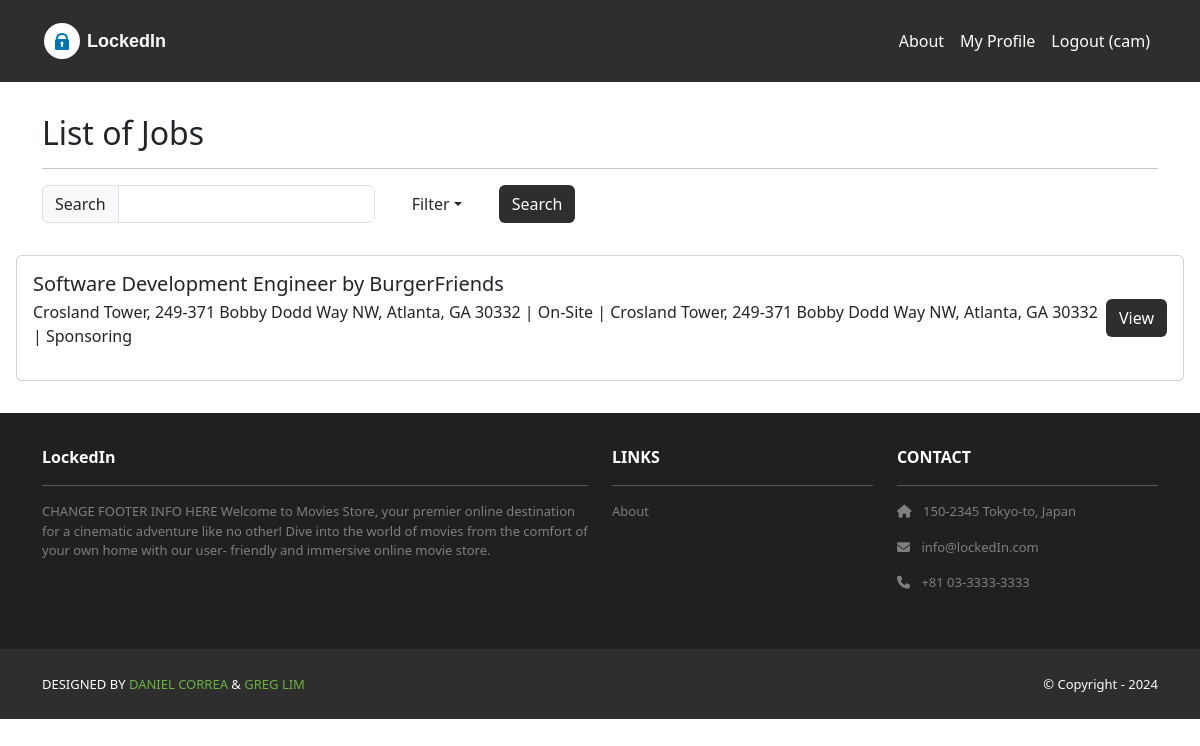
Page /jobs/ (signed in) on the committed database.
### jobs/models.py (models this page shows, shortened)
class Job(models.Model):
    id = models.AutoField(primary_key=True)
    title = models.CharField(help_text="What is the job title?", max_length = 255)
    start_date = models.DateTimeField(auto_now_add=True)
    end_date = models.DateTimeField(auto_now_add=True)
    description = models.TextField()
    recruiter = models.ForeignKey(User, on_delete=models.CASCADE)
    skills = models.CharField(help_text="List all of your skills(E.g: Project Management, Agile Methodologies, etc.)", max_length = 255)
    salary_upper = models.IntegerField()
    salary_lower = models.IntegerField()
    location = models.CharField(help_text="Where is this job listing located? Where do employees work from?", max_length = 255)
    classification = models.CharField(help_text="E.g: On-Site, Hybrid, Remote", max_length = 255)
    isSponsoring = models.BooleanField(help_text="True: for OPT/CPT, F-1, J-1, etc., False: US citizens/Green Card holders")

### jobs/views.py (the view)
# urls.py: path('', views.index, name='home.index'),
def index(request):
    search_term = request.GET.get('search')
    if search_term:
        jobs = Job.objects.filter(title__icontains=search_term)
    else:
        jobs = Job.objects.all()
    template_data = {}
    template_data['title'] = 'Job Listings'
    template_data['jobs'] = jobs
    return render(request, 'jobs/index.html',
                  {'template_data': template_data})

### jobs/templates/jobs/index.html (shortened to what this page needs)
{% extends 'base.html'%}
{% block content %}
<div class="p-3">
  <div class="container">
    <div class="row mt-3">
      <div class="col mx-auto mb-3">
        <h2>List of Jobs</h2>
        <hr />
        <p class="card-text">
          <form method="GET">
            <div class="row">
              <div class="col-auto">
                <div class="input-group col-auto">
                  <div class="input-group-text">Search</div>
                  <input type="text" class="form-control" name="search">
                </div>
              </div>
              <div class="col-auto">
                <div class="dropdown">
                    <button class="btn btn-dark-outline dropdown-toggle" data-bs-toggle="dropdown" type="button">Filter</button>
                </div>
              </div>
              <div class="col-auto">
                <button class="btn bg-dark text-white" type="submit">Search</button>
              </div>
            </div>
          </form>
        </p>
     </div>
      </div>
    </div>
    <div class="col">
      {% for job in template_data.jobs %}
      <div class="col-12 mb-3">
        <div class="card w-100">
          <div class="card-body d-flex justify-content-between align-items-center">
            <div>
                <h5 class="mb-1">{{job.title}} by {{job.recruiter}}</h5>
                <p>
                    {{job.location}} | {{job.classification}} | {{job.location}} | {% if job.isSponsoring == True %}Sponsoring{% else %} Not Sponsoring {% endif %}
                </p>
            </div>
            <a href="{% url 'jobs.listing' id=job.id %}"
              class="btn bg-dark text-white">
              View
            </a>
          </div>
        </div>
      </div>
      {% endfor %}
    </div>
  </div>
</div>
{% endblock content %}

### lockedin/templates/base.html (shortened to what this page needs)
<!DOCTYPE html>
<html>
  {% load static %}
  <head>
    <link href=
      "https://cdn.jsdelivr.net/npm/bootstrap@5.3.3/dist/css/bootstrap.min.css" rel="stylesheet"
>
    <link rel= "stylesheet"  href= "https://cdnjs.cloudflare.com/ajax/libs/font-awesome/6.1.1/css/all.min.css">
    <link rel="stylesheet" type="text/css"
        href="{% static 'css/style.css' %}">
  </head>
  <body>
    <nav class="p-3 navbar navbar-dark bg-dark
         navbar-expand-lg">
      <div class="container">
        <a class="navbar-brand"
           href="{% url 'home.index' %}">
          <svg width="180" height="40" viewBox="0 0 180 40" xmlns="http://www.w3.org/2000/svg">
            <text x="45" y="26" font-family="Arial, sans-serif" font-size="18" font-weight="700" fill="#ffffff">LockedIn</text>
          </svg>
        </a>
        <div class="navbar-nav ms-auto navbar-ml">
            <a class="nav-link" href="{% url 'home.about' %}">About</a>
            {% if user.is_authenticated %}
                <a class="nav-link" href="{% url 'profiles.my_profile' %}">My Profile</a>
                <a class="nav-link" href="{% url 'accounts.logout' %}"> Logout ({{ user.username }})
                </a>
            {% else %}
                <a class="nav-link" href="{% url 'accounts.login' %}">Login</a>
                <a class="nav-link" href="{% url 'accounts.signup' %}">Sign Up</a>
            {% endif %}
        </div>
      </div>
    </nav>
    <div>
      {% block content %}
      {% endblock content %}
    <section class="p-3 ms-footer d-none d-md-block">
      <div class="container">
        <div class="row mt-3 text-white">
          <div class="col-md-6 col-lg-6 col-xl-6 mx-auto mb-4">
            <b>LockedIn</b>
            <hr />
            <p>
              CHANGE FOOTER INFO HERE
              Welcome to Movies Store, your premier online
              destination for a cinematic adventure like no
              other! Dive into the world of movies from the
              comfort of your own home with our user-
              friendly and immersive online movie store.
            </p>
          </div>
          <div class="col-md-3 col-lg-3 col-xl-3 mx-auto mb-4">
            <b>LINKS</b>
            <hr />
            <p><a class="nav-link"
              href="{% url 'home.about' %}">
              About
            </a></p>
          </div>
          <div class="col-md-3 col-lg-3 col-xl-3 mx-auto mb-4">
            <b>CONTACT</b>
            <hr />
            <p><i class="fas fa-home me-2"></i>
              150-2345 Tokyo-to, Japan
            </p>
            <p><i class="fas fa-envelope me-2"></i>
              info@lockedIn.com
            </p>
            <p><i class="fas fa-phone me-2"></i>
              +81 03-3333-3333
            </p>
          </div>
        </div>
      </div>
    </section>
    <section class="p-3 ms-footer-bottom bg-dark">
      <div class="container d-flex
           justify-content-between">
        <div class="me-5 text-white">
          <span>DESIGNED BY
            <a href="https://www.x.com/danielgarax"
            target="_blank">DANIEL CORREA</a> &
            <a href="https://www.x.com/greglim81"
            target="_blank">GREG LIM</a>
          </span>
        </div>
        <div class="text-white">
          <span>© Copyright - 2024</span>
        </div>
      </div>
    </section>
  </body>
</html>

### lockedin/static/css/style.css (style rules this page uses)
.navbar a.nav-link { color: #FFFEF6 !important; }
.bg-dark { background-color: #2E2E2E !important; }
.ms-footer { background-color: #202020; }
.ms-footer p { color: #7F7F7F; font-size: 13px; }
.ms-footer-bottom span { font-size: 13px; line-height: 38px; }
.ms-footer-bottom a { color: #6ab43e; text-decoration: none; }

### rows in the picture
Job: title "Software Development Engineer", recruiter "BurgerFriends", location "Crosland Tower, 249-371 Bobby Dodd Way NW, Atlanta, GA 30332", classification "On-Site", isSponsoring "Sponsoring"

### other values in the picture
{{ user.username }} "cam"
